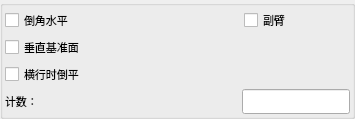
           <widget class="QGroupBox" name="groupBox_3">
            <property name="title">
             <string/>
            </property>
            <layout class="QGridLayout" name="gridLayout_9">
             <property name="margin">
              <number>2</number>
             </property>
             <property name="spacing">
              <number>2</number>
             </property>
             <item row="3" column="1" colspan="2">
              <widget class="xLineEdit" name="lineEditCount">
               <property name="minimumSize">
                <size>
                 <width>100</width>
                 <height>25</height>
                </size>
               </property>
               <property name="maximumSize">
                <size>
                 <width>16777215</width>
                 <height>25</height>
                </size>
               </property>
               <property name="font">
                <font>
                 <family>微软雅黑</family>
                 <pointsize>8</pointsize>
                 <weight>50</weight>
                 <bold>false</bold>
                </font>
               </property>
               <property name="styleSheet">
                <string notr="true"/>
               </property>
              </widget>
             </item>
             <item row="0" column="0">
              <widget class="xCheckBox" name="checkBox_rotate">
               <property name="sizePolicy">
                <sizepolicy hsizetype="Expanding" vsizetype="Minimum">
                 <horstretch>0</horstretch>
                 <verstretch>0</verstretch>
                </sizepolicy>
               </property>
               <property name="minimumSize">
                <size>
                 <width>235</width>
                 <height>25</height>
                </size>
               </property>
               <property name="maximumSize">
                <size>
                 <width>16777215</width>
                 <height>25</height>
                </size>
               </property>
               <property name="font">
                <font>
                 <family>微软雅黑</family>
                 <pointsize>8</pointsize>
                 <weight>50</weight>
                 <bold>false</bold>
                </font>
               </property>
               <property name="focusPolicy">
                <enum>Qt::NoFocus</enum>
               </property>
               <property name="text">
                <string>倒角水平</string>
               </property>
               <property name="iconSize">
                <size>
                 <width>32</width>
                 <height>32</height>
                </size>
               </property>
              </widget>
             </item>
             <item row="1" column="0">
              <widget class="xCheckBox" name="checkBox_xdec">
               <property name="sizePolicy">
                <sizepolicy hsizetype="Expanding" vsizetype="Minimum">
                 <horstretch>0</horstretch>
                 <verstretch>0</verstretch>
                </sizepolicy>
               </property>
               <property name="minimumSize">
                <size>
                 <width>235</width>
                 <height>25</height>
                </size>
               </property>
               <property name="maximumSize">
                <size>
                 <width>16777215</width>
                 <height>25</height>
                </size>
               </property>
               <property name="font">
                <font>
                 <family>微软雅黑</family>
                 <pointsize>8</pointsize>
                 <weight>50</weight>
                 <bold>false</bold>
                </font>
               </property>
               <property name="focusPolicy">
                <enum>Qt::NoFocus</enum>
               </property>
               <property name="text">
                <string>垂直基准面</string>
               </property>
               <property name="iconSize">
                <size>
                 <width>32</width>
                 <height>32</height>
                </size>
               </property>
              </widget>
             </item>
             <item row="3" column="0">
              <widget class="QLabel" name="labelCounter">
               <property name="minimumSize">
                <size>
                 <width>100</width>
                 <height>25</height>
                </size>
               </property>
               <property name="maximumSize">
                <size>
                 <width>16777215</width>
                 <height>25</height>
                </size>
               </property>
               <property name="font">
                <font>
                 <family>微软雅黑</family>
                 <pointsize>8</pointsize>
                 <weight>50</weight>
                 <italic>false</italic>
                 <bold>false</bold>
                </font>
               </property>
               <property name="styleSheet">
                <string notr="true"/>
               </property>
               <property name="text">
                <string>计数：</string>
               </property>
              </widget>
             </item>
             <item row="0" column="2">
              <widget class="xCheckBox" name="checkBoxIsRunner">
               <property name="sizePolicy">
                <sizepolicy hsizetype="Expanding" vsizetype="Minimum">
                 <horstretch>0</horstretch>
                 <verstretch>0</verstretch>
                </sizepolicy>
               </property>
               <property name="minimumSize">
                <size>
                 <width>100</width>
                 <height>25</height>
                </size>
               </property>
               <property name="maximumSize">
                <size>
                 <width>16777215</width>
                 <height>25</height>
                </size>
               </property>
               <property name="font">
                <font>
                 <family>微软雅黑</family>
                 <pointsize>8</pointsize>
                 <weight>50</weight>
                 <bold>false</bold>
                </font>
               </property>
               <property name="focusPolicy">
                <enum>Qt::NoFocus</enum>
               </property>
               <property name="text">
                <string>副臂</string>
               </property>
               <property name="iconSize">
                <size>
                 <width>32</width>
                 <height>32</height>
                </size>
               </property>
              </widget>
             </item>
             <item row="2" column="0">
              <widget class="xCheckBox" name="checkBoxTrvRot">
               <property name="sizePolicy">
                <sizepolicy hsizetype="Expanding" vsizetype="Minimum">
                 <horstretch>0</horstretch>
                 <verstretch>0</verstretch>
                </sizepolicy>
               </property>
               <property name="minimumSize">
                <size>
                 <width>0</width>
                 <height>25</height>
                </size>
               </property>
               <property name="maximumSize">
                <size>
                 <width>16777215</width>
                 <height>25</height>
                </size>
               </property>
               <property name="font">
                <font>
                 <family>微软雅黑</family>
                 <pointsize>8</pointsize>
                 <weight>50</weight>
                 <bold>false</bold>
                </font>
               </property>
               <property name="focusPolicy">
                <enum>Qt::NoFocus</enum>
               </property>
               <property name="text">
                <string>横行时倒平</string>
               </property>
               <property name="iconSize">
                <size>
                 <width>32</width>
                 <height>32</height>
                </size>
               </property>
              </widget>
             </item>
            </layout>
           </widget>
